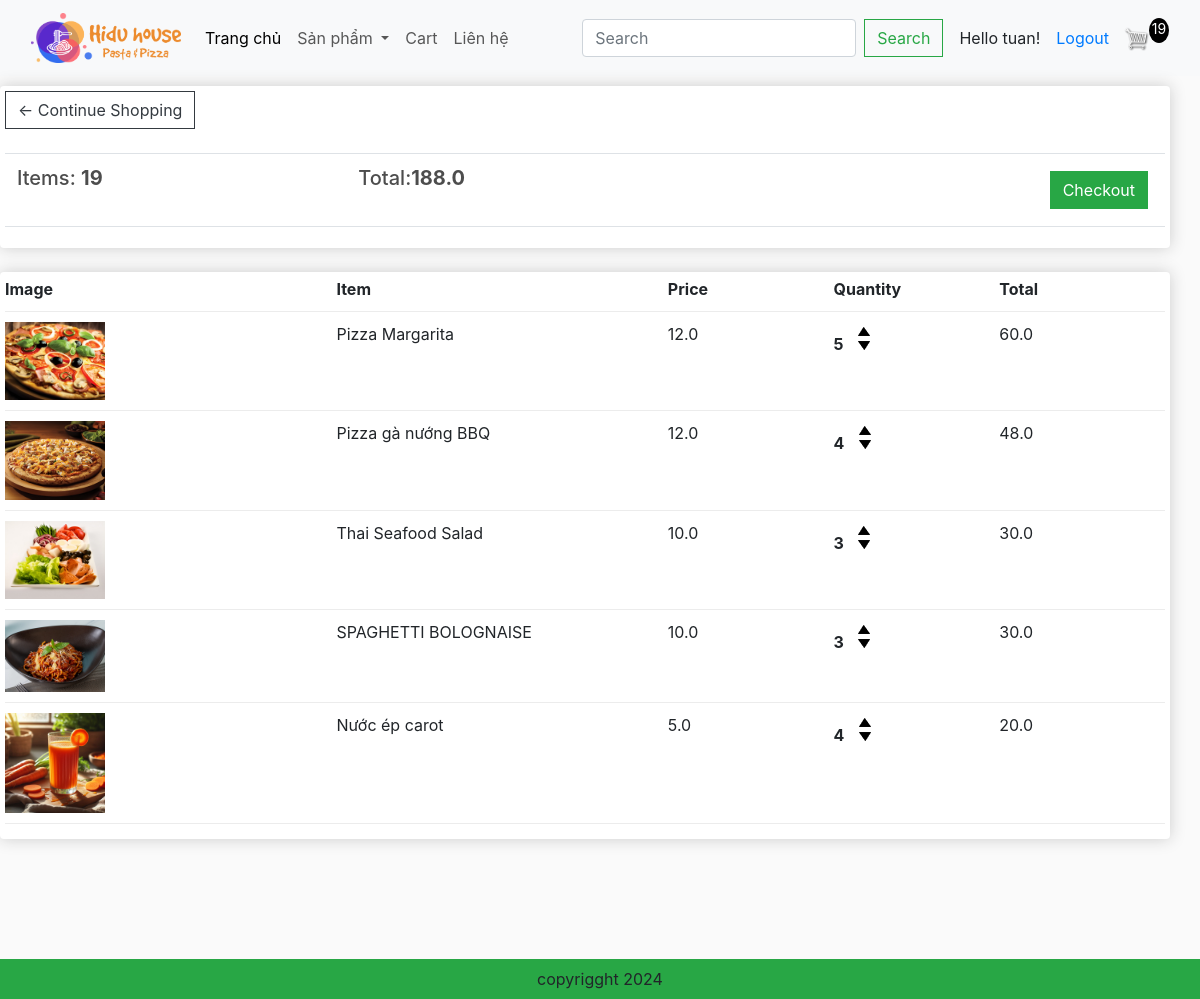
The page /cart/ (signed in) on the database its author committed.
### app/models.py (models this page shows, shortened)
class Order(models.Model):
    customer = models.ForeignKey(Customer, on_delete=models.SET_NULL, blank=True, null=True)
    date_order = models.DateTimeField(auto_now_add=True)
    complete = models.BooleanField(default=False)
    transaction_id = models.CharField(max_length=200, null=True)
    @property
    def get_cart_items(self):
        orderitems = self.orderitem_set.all()
        total = sum([item.quantity for item in orderitems])
        return total
    @property
    def get_cart_total(self):
        orderitems = self.orderitem_set.all()
        total = sum([item.get_total for item in orderitems])
        return total

class OrderItem(models.Model):
    product = models.ForeignKey(Product, on_delete=models.SET_NULL, blank=True, null=True)
    order = models.ForeignKey(Order, on_delete=models.SET_NULL, blank=True, null=True)
    quantity = models.IntegerField(default=0, null=True, blank=True)
    date_added = models.DateTimeField(auto_now_add=True)
    @property
    def get_total(self):
        total = self.product.price * self.quantity
        return total

class Product(models.Model):
    category = models.ManyToManyField(Category,related_name='product')
    name = models.CharField(max_length=200, null=True)
    price = models.FloatField()
    digital =  models.BooleanField(default=False, null=True, blank=False)
    image = models.ImageField(null=True, blank=True)
    detail = models.TextField(null=True, blank=True)
    @property
    def ImageURL(self):
        try:
            url = self.image.url
        except:
            url = ''
        return url

### app/views.py (the view)
# urls.py: path('cart/', views.cart, name='cart'),
def cart(request):
    if request.user.is_authenticated:
        customer = request.user.customer
        order, created = Order.objects.get_or_create(customer = customer, complete = False)
        items = order.orderitem_set.all()
        cartItems = order.get_cart_items
        user_not_login = "hidden"
        user_login = "show"
    else:
        items = []
        order ={'get_cart_items':0, 'get_cart_total':0}
        cartItems = order['get_cart_items']
        user_not_login = "show"
        user_login = "hidden"
    categories = Category.objects.filter(is_sub=False)
    active_category = request.GET.get('category','')
    context = {
        'categories':categories,
        'active_category':active_category,
        'items': items,
        'order': order,
        'cartItems':cartItems,
        'user_not_login':user_not_login,
        'user_login':user_login
    }
    return render(request, 'app/cart.html', context)

### app/templates/app/cart.html
{% extends 'app/base.html' %}
{% load static %}
{% block cart_content %}
<div class="row" style="width:100%; margin-bottom:20vh;">
	<div class="col-lg-12">
		<div class="box-element">
			<a  class="btn btn-outline-dark" href="{% url 'cart' %}">&#x2190; Continue Shopping</a>
			<br>
			<br>
			<table class="table">
				<tr>
					<th><h5>Items: <strong>{{order.get_cart_items}}</strong></h5></th>
					<th><h5>Total:<strong>{{order.get_cart_total}}</strong></h5></th>
					<th>
						<a  style="float:right; margin:5px;" class="btn btn-success" href="{% url 'checkout' %}">Checkout</a>
					</th>
				</tr>
			</table>
		</div>
		<br>
		<div class="box-element">
			<div class="cart-row">
				<div style="flex:2"><strong>Image</strong></div>
				<div style="flex:2"><strong>Item</strong></div>
				<div style="flex:1"><strong>Price</strong></div>
				<div style="flex:1"><strong>Quantity</strong></div>
				<div style="flex:1"><strong>Total</strong></div>
			</div>
			{% for item in items %}
				<div class="cart-row">
					<div style="flex:2" ><img class="row-image" src="{{item.product.ImageURL}}"></div>
					<div style="flex:2"><p>{{item.product.name}}</p></div>
					<div style="flex:1"><p>{{item.product.price}}</p></div>
					<div style="flex:1">
						<p class="quantity">{{item.quantity}}</p>
						<div class="quantity">
							<img data-product = {{item.product.id}} data-action = 'add' class="chg-quantity update-cart" src="{% static  'app/images/arrow-up.png' %}">
							<img data-product = {{item.product.id}} data-action = 'remove' class="chg-quantity update-cart" src="{% static  'app/images/arrow-down.png' %}">
						</div>
					</div>
					<div style="flex:1"><p>{{item.get_total}}</p></div>
				</div>
			{% endfor %}
		</div>
	</div>
</div>
{% endblock cart_content %}

### app/templates/app/base.html (shortened to what this page needs)
{% load static %}
<!DOCTYPE html>
<html>
    <head>
        <link href="https://cdn.jsdelivr.net/npm/bootstrap@5.3.3/dist/css/bootstrap.min.css" rel="stylesheet">
        <link href="{%static 'app/css/style.css'%}" rel="stylesheet"/>
        <link href="{%static 'app/css/owl.carousel.min.css'%}" rel="stylesheet"/>
        <link href="{%static 'app/css/all.min.css'%}" rel="stylesheet"/>
        <link rel="stylesheet" href="https://stackpath.bootstrapcdn.com/bootstrap/4.4.1/css/bootstrap.min.css">
        <link  rel="stylesheet" type="text/css" href="{%static 'app/css/main.css'%}"/>
        <link rel="stylesheet" href="">
    </head>
    <body>
        <nav class="navbar navbar-expand-lg bg-body-tertiary">
            <div class="container-fluid">
              <a class="navbar-brand" href="{% url 'home' %}">
                <img src="{%static 'app/images/hidu 1.png'%}" width="150" height="50"/>
              </a>
              <div class="collapse navbar-collapse" id="navbarSupportedContent">
                <ul class="navbar-nav me-auto mb-2 mb-lg-0">
                  <li class="nav-item">
                    <a class="nav-link active" aria-current="page" href="{% url 'home' %}">Trang chủ</a>
                  </li>
                  <li class="nav-item dropdown">
                    <a class="nav-link dropdown-toggle" href="#" role="button" data-bs-toggle="dropdown" aria-expanded="false">
                      Sản phẩm
                    </a>
                  </li>
                  <li class="nav-item">
                    <a class="nav-link" href="{% url 'cart' %}">Cart</a>
                  </li>
                  <li class="nav-item">
                    <a class="nav-link" href="#">Liên hệ</a>
                  </li>
                </ul>
                <form class="d-flex" role="search" method = POST action = "{% url 'search' %}">
                  <input class="form-control me-2" type="search" placeholder="Search" aria-label="Search" name="searched">
                  <button class="btn btn-outline-success" type="submit" style="margin-right:2vh;">Search</button>
                </form>
              </div>
              {% if request.user.is_authenticated %}
                <div class="form-inline my-2 my-lg-0" style="text-align: right;">
                  <span>Hello {{ request.user.username }}!</span>
                  <span style="margin-left:2vh;"><a href="{% url 'logout' %}">Logout</a></span>
                </div>
              {% else %}
                <div class="form-inline my-2 my-lg-0">
                  <a class="nav-link" href="{% url 'login' %}">Đăng nhập</a>
                  <a class="nav-link" href="{% url 'register' %}">Đăng ký</a>
                </div>
              {% endif %}
              <div class='form-inline my-2 my-lg-0'>
                <a href="{% url 'cart' %}"><img id="cart-icon" src="{% static 'images/cart.png' %}"></a>
                <p id="cart-total" style="background-color:black;">{{cartItems}}<p>
              </div>
            </div>
          </nav>
          {% block cart_content %}{% endblock cart_content %}
          <footer class="container--fluid bg-success text-center fixed-bottom p-2 mt-5">
            copyrigght 2024
          </footer>
    </body>
</html>

### app/static/app/css/main.css (style rules this page uses)
body { background-color: hsl(0, 0%, 98%); }
h1,h2,h3,h4,h5,h6 { color:hsl(0, 0%, 30%); }
.box-element { box-shadow:hsl(0, 0%, 80%) 0 0 16px; background-color: #fff; border-radius: 4px; padding: 5px; }
#cart-icon { width:25px; display: inline-block; margin-left: 15px; }
#cart-total { display: block; text-align: center; color:#fff; background-color: red; width: 20px; height: 25px; border-radius: 50%; font-size: 14px; }
.col-lg-3, .col-lg-4, .col-lg-6, .col-lg-8, .col-lg-12 { margin-top: 10px; }
.btn { border-radius: 0; }
.row-image { width: 100px; }
.cart-row { display: flex; align-items: flex-stretch; padding-bottom: 10px; margin-bottom: 10px; border-bottom: 1px solid #ececec; }
.quantity { display: inline-block; font-weight: 700; padding-right:10px; }
.chg-quantity { width: 12px; cursor: pointer; display: block; margin-top: 5px; transition:.1s; }

### rows shown on the page
Order: get_cart_items "19", get_cart_total "188.0"
OrderItem: product.ImageURL (picture), product.name "Pizza Margarita", product.price "12.0", quantity "5", get_total "60.0"
OrderItem: product.ImageURL (picture), product.name "Pizza gà nướng BBQ", product.price "12.0", quantity "4", get_total "48.0"
OrderItem: product.ImageURL (picture), product.name "Thai Seafood Salad", product.price "10.0", quantity "3", get_total "30.0"
OrderItem: product.ImageURL (picture), product.name "SPAGHETTI BOLOGNAISE", product.price "10.0", quantity "3", get_total "30.0"
OrderItem: product.ImageURL (picture), product.name "Nước ép carot", product.price "5.0", quantity "4", get_total "20.0"

### other values the page prints
{{ request.user.username }} "tuan"
{{ cartItems }} "19"
